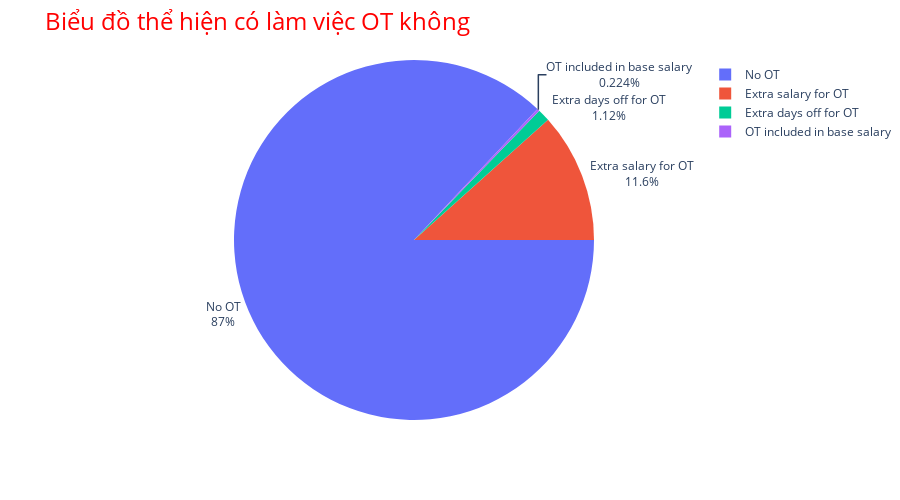

Here is the notebook cell this chart was saved with:
### Code cell
fig = px.pie(df_ot, values='count', names='Overtime Policy',title='Biểu đồ thể hiện có làm việc OT không')
fig.update_traces(text=df_ot['Overtime Policy'], textposition='outside',rotation=90,)
fig.update_layout(margin=dict(t=60, l=0, r=0, b=80),height=500,
                      title_font_size=24, title_font_color='Red')
fig.show()

### Figure 1 — Plotly figure (JSON) as saved in the notebook; plotly's stock layout.template omitted (floating-point values rounded to 4 significant figures)
{"data": [{"domain": {"x": [0, 1], "y": [0, 1]}, "hovertemplate": "Overtime Policy=%{label}<br>count=%{value}<extra></extra>", "labels": ["No OT", "Extra salary for OT", "Extra days off for OT", "OT included in base salary"], "legendgroup": "", "name": "", "rotation": 90, "showlegend": true, "text": ["No OT", "Extra salary for OT", "Extra days off for OT", "OT included in base salary"], "textposition": "outside", "type": "pie", "values": [389, 52, 5, 1]}], "layout": {"height": 500, "legend": {"tracegroupgap": 0}, "margin": {"b": 80, "l": 0, "r": 0, "t": 60}, "title": {"font": {"color": "Red", "size": 24}, "text": "Biểu đồ thể hiện có làm việc OT không"}}}
